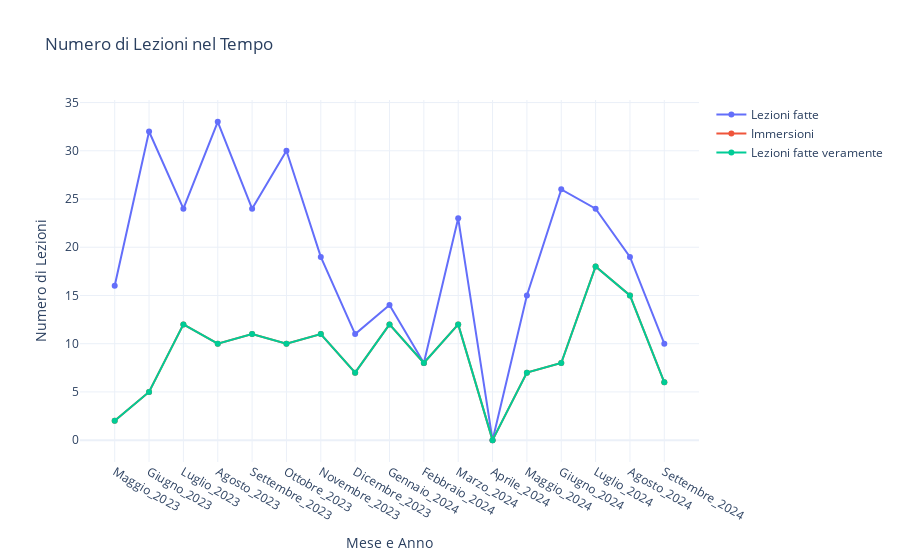

The notebook cell this image was saved under:
### Code cell
import pandas as pd
import plotly.graph_objects as go

# Definisci l'ordine dei mesi e anni
MESE_ANNO_ORDINE = ['Maggio_2023', 'Giugno_2023', 'Luglio_2023', 'Agosto_2023', 'Settembre_2023', 'Ottobre_2023',
                    'Novembre_2023', 'Dicembre_2023', 'Gennaio_2024', 'Febbraio_2024', 'Marzo_2024',
                    'Aprile_2024', 'Maggio_2024', 'Giugno_2024', 'Luglio_2024', 'Agosto_2024', 'Settembre_2024']

def calcola_letture(df):
    conteggio_lezioni = df['MESE_ANNO'].value_counts().reindex(MESE_ANNO_ORDINE, fill_value=0)
    risultati_ordinati = conteggio_lezioni.sort_index(key=lambda x: x.map({v: i for i, v in enumerate(MESE_ANNO_ORDINE)}))
    return risultati_ordinati

def calcola_immersione(df):
    conteggio_per_giorno = df.groupby(['MESE_ANNO', 'Data']).size()
    giorni_senza_immersioni = conteggio_per_giorno[conteggio_per_giorno == 1]
    immersione_per_mese_anno = giorni_senza_immersioni.groupby(level=0).sum().reindex(MESE_ANNO_ORDINE, fill_value=0)
    risultati_ordinati = immersione_per_mese_anno.sort_index(key=lambda x: x.map({v: i for i, v in enumerate(MESE_ANNO_ORDINE)}))
    return risultati_ordinati

def calcola_lezioni_effettive(df):
    conteggio_per_giorno = df.groupby(['MESE_ANNO', 'Data']).size()
    giorni_senza_immersioni = conteggio_per_giorno[conteggio_per_giorno == 1]
    lezioni_effettive_per_mese_anno = giorni_senza_immersioni.groupby(level=0).sum().reindex(MESE_ANNO_ORDINE, fill_value=0)
    risultati_ordinati = lezioni_effettive_per_mese_anno.sort_index(key=lambda x: x.map({v: i for i, v in enumerate(MESE_ANNO_ORDINE)}))
    return risultati_ordinati

# Calcola le metriche
lezioni_fatte = calcola_letture(df)
immersioni = calcola_immersione(df)
lezioni_effettive = calcola_lezioni_effettive(df)

# Crea il grafico con Plotly
fig = go.Figure()

# Aggiungi le tracce
fig.add_trace(go.Scatter(x=lezioni_fatte.index, y=lezioni_fatte.values, mode='lines+markers', name='Lezioni fatte'))
fig.add_trace(go.Scatter(x=immersioni.index, y=immersioni.values, mode='lines+markers', name='Immersioni'))
fig.add_trace(go.Scatter(x=lezioni_effettive.index, y=lezioni_effettive.values, mode='lines+markers', name='Lezioni fatte veramente'))

# Aggiungi titoli e etichette
fig.update_layout(
    title='Numero di Lezioni nel Tempo',
    xaxis_title='Mese e Anno',
    yaxis_title='Numero di Lezioni',
    xaxis=dict(tickvals=MESE_ANNO_ORDINE, ticktext=MESE_ANNO_ORDINE),
    template='plotly_white'
)

# Mostra il grafico
fig.show()

### Figure 1 — Plotly figure (JSON) as saved in the notebook; plotly's stock layout.template omitted (floating-point values rounded to 4 significant figures)
{"data": [{"mode": "lines+markers", "name": "Lezioni fatte", "type": "scatter", "x": ["Maggio_2023", "Giugno_2023", "Luglio_2023", "Agosto_2023", "Settembre_2023", "Ottobre_2023", "Novembre_2023", "Dicembre_2023", "Gennaio_2024", "Febbraio_2024", "Marzo_2024", "Aprile_2024", "Maggio_2024", "Giugno_2024", "Luglio_2024", "Agosto_2024", "Settembre_2024"], "y": [16, 32, 24, 33, 24, 30, 19, 11, 14, 8, 23, 0, 15, 26, 24, 19, 10]}, {"mode": "lines+markers", "name": "Immersioni", "type": "scatter", "x": ["Maggio_2023", "Giugno_2023", "Luglio_2023", "Agosto_2023", "Settembre_2023", "Ottobre_2023", "Novembre_2023", "Dicembre_2023", "Gennaio_2024", "Febbraio_2024", "Marzo_2024", "Aprile_2024", "Maggio_2024", "Giugno_2024", "Luglio_2024", "Agosto_2024", "Settembre_2024"], "y": [2, 5, 12, 10, 11, 10, 11, 7, 12, 8, 12, 0, 7, 8, 18, 15, 6]}, {"mode": "lines+markers", "name": "Lezioni fatte veramente", "type": "scatter", "x": ["Maggio_2023", "Giugno_2023", "Luglio_2023", "Agosto_2023", "Settembre_2023", "Ottobre_2023", "Novembre_2023", "Dicembre_2023", "Gennaio_2024", "Febbraio_2024", "Marzo_2024", "Aprile_2024", "Maggio_2024", "Giugno_2024", "Luglio_2024", "Agosto_2024", "Settembre_2024"], "y": [2, 5, 12, 10, 11, 10, 11, 7, 12, 8, 12, 0, 7, 8, 18, 15, 6]}], "layout": {"title": {"text": "Numero di Lezioni nel Tempo"}, "xaxis": {"ticktext": ["Maggio_2023", "Giugno_2023", "Luglio_2023", "Agosto_2023", "Settembre_2023", "Ottobre_2023", "Novembre_2023", "Dicembre_2023", "Gennaio_2024", "Febbraio_2024", "Marzo_2024", "Aprile_2024", "Maggio_2024", "Giugno_2024", "Luglio_2024", "Agosto_2024", "Settembre_2024"], "tickvals": ["Maggio_2023", "Giugno_2023", "Luglio_2023", "Agosto_2023", "Settembre_2023", "Ottobre_2023", "Novembre_2023", "Dicembre_2023", "Gennaio_2024", "Febbraio_2024", "Marzo_2024", "Aprile_2024", "Maggio_2024", "Giugno_2024", "Luglio_2024", "Agosto_2024", "Settembre_2024"], "title": {"text": "Mese e Anno"}}, "yaxis": {"title": {"text": "Numero di Lezioni"}}}}
